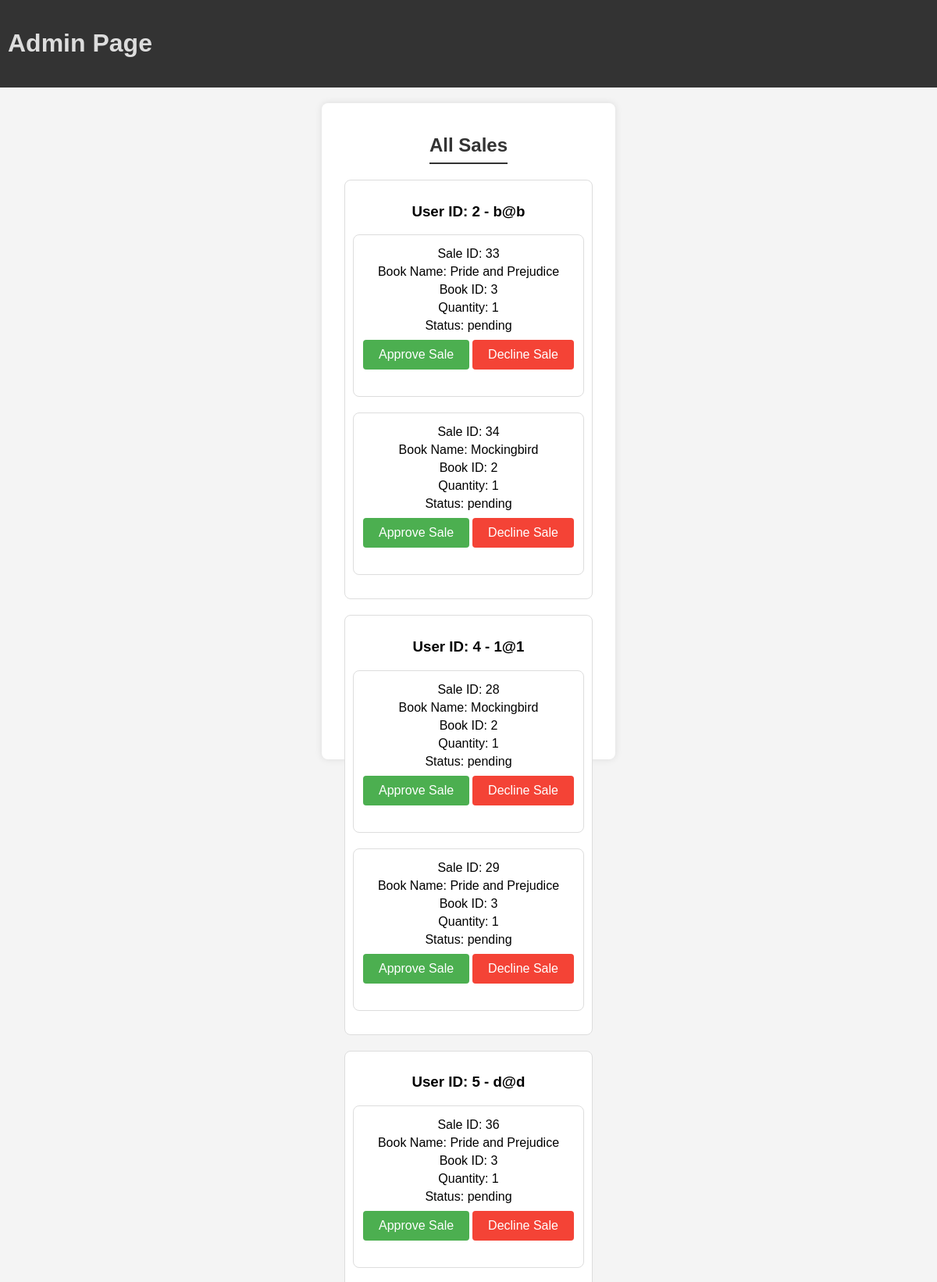
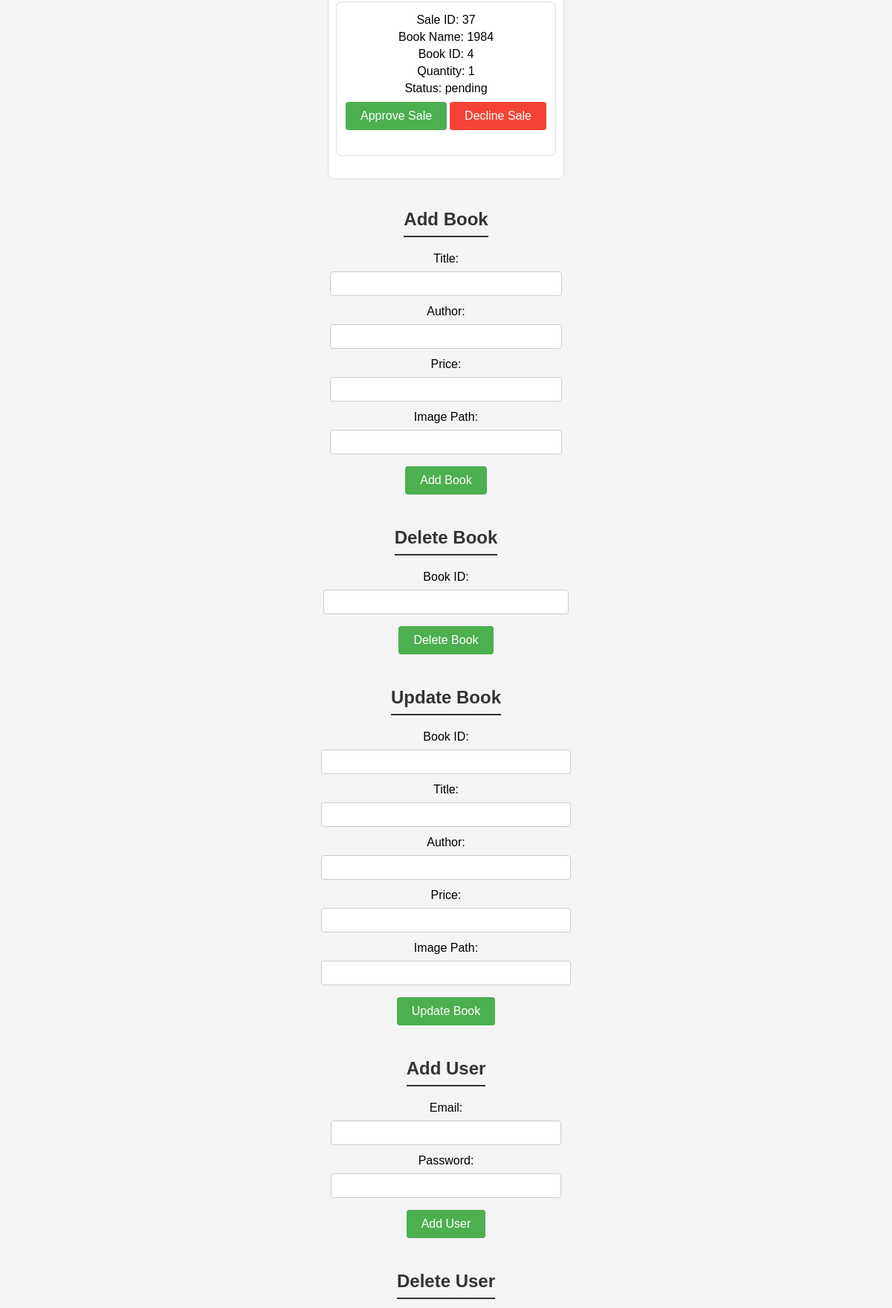
The page /Code/textbooktreasures/admin.php (upper part) on the database its author committed (2 pictures, top to bottom).
### tables this page shows
CREATE TABLE IF NOT EXISTS `sales` (
  `id` int NOT NULL AUTO_INCREMENT,
  `user_id` int DEFAULT NULL,
  `book_id` int DEFAULT NULL,
  `quantity` int DEFAULT NULL,
  `status` varchar(20) DEFAULT 'pending',
  `customer_email` varchar(255) DEFAULT NULL,
  PRIMARY KEY (`id`),
  KEY `user_id` (`user_id`),
  KEY `book_id` (`book_id`)
);

CREATE TABLE IF NOT EXISTS `users` (
  `id` int NOT NULL AUTO_INCREMENT,
  `username` varchar(255) NOT NULL,
  `password` varchar(255) NOT NULL,
  `email` varchar(255) NOT NULL,
  `created_at` timestamp NULL DEFAULT CURRENT_TIMESTAMP,
  PRIMARY KEY (`id`)
);

CREATE TABLE IF NOT EXISTS `books` (
  `id` int NOT NULL AUTO_INCREMENT,
  `title` varchar(255) NOT NULL,
  `author` varchar(255) NOT NULL,
  `price` decimal(10,2) NOT NULL,
  `image_path` varchar(255) NOT NULL,
  PRIMARY KEY (`id`)
);

### Code/textbooktreasures/admin.php (the view, shortened to what this page needs)
<?php
$conn = mysqli_connect("localhost", "root", "", "bookstore");
function getAllSalesGroupedByUserWithBookInfo() {
    global $conn;
    $selectQuery = "SELECT s.id, s.user_id, s.book_id, s.quantity, s.status, u.email AS customer_email, b.title AS book_title
                    FROM sales s
                    JOIN users u ON s.user_id = u.id
                    JOIN books b ON s.book_id = b.id
                    ORDER BY s.user_id, s.id";
    $result = mysqli_query($conn, $selectQuery);
    return $result;
}
?>
<!DOCTYPE html>
<html lang="en">
<head>
    <link rel="stylesheet" href="styles.css">
</head>
<body>
    <header>
        <div id="web-title">
            <h1>Admin Page</h1>
        </div>
    </header>
      <main>
	<h2>All Sales</h2>
		<?php
		$sales = getAllSalesGroupedByUserWithBookInfo();
		if (empty($sales)) {
        echo "<p>No sales to display.</p>";
		} else {
        $currentUser = null;
        foreach ($sales as $sale) {
            if ($currentUser !== $sale['user_id']) {
                if ($currentUser !== null) {
                    echo '</div>';
                }
                echo '<div class="user-sales">';
                echo '<h3>User ID: ' . $sale['user_id'] . ' - ' . $sale['customer_email'] . '</h3>';
                $currentUser = $sale['user_id'];
            }
            echo '<div class="sale-item">';
            echo '<p>Sale ID: ' . $sale['id'] . '</p>';
            echo '<p>Book Name: ' . $sale['book_title'] . '</p>';
            echo '<p>Book ID: ' . $sale['book_id'] . '</p>';
            echo '<p>Quantity: ' . $sale['quantity'] . '</p>';
            echo '<p>Status: ' . $sale['status'] . '</p>';
            if ($sale['status'] == 'pending') {
                echo '<form action="#" method="post">';
                echo '<button type="submit" name="approve_sale">Approve Sale</button>';
                echo '<button type="submit" name="decline_sale" class="decline">Decline Sale</button>';
                echo '</form>';
            }
            echo '</div>';
        }
        echo '</div>';
    }
	?>
<h2>Add Book</h2>
<form action="#" method="post">
    <label for="title">Title:</label>
    <input type="text" id="title" name="title" required>
    <label for="author">Author:</label>
    <input type="text" id="author" name="author" required>
    <label for="price">Price:</label>
    <input type="text" id="price" name="price" required>
    <label for="imagePath">Image Path:</label>
    <input type="text" id="imagePath" name="imagePath" required>
    <button type="submit" name="add_book">Add Book</button>
</form>
<h2>Delete Book</h2>
<form action="#" method="post">
    <label for="deleteBookId">Book ID:</label>
    <input type="text" id="deleteBookId" name="deleteBookId" required>
    <button type="submit" name="delete_book">Delete Book</button>
</form>
<h2>Update Book</h2>
<form action="#" method="post">
    <label for="updateBookId">Book ID:</label>
    <input type="text" id="updateBookId" name="updateBookId" required>
    <label for="updateTitle">Title:</label>
    <input type="text" id="updateTitle" name="updateTitle" required>
    <label for="updateAuthor">Author:</label>
    <input type="text" id="updateAuthor" name="updateAuthor" required>
    <label for="updatePrice">Price:</label>
    <input type="text" id="updatePrice" name="updatePrice" required>
    <label for="updateImagePath">Image Path:</label>
    <input type="text" id="updateImagePath" name="updateImagePath" required>
    <button type="submit" name="update_book">Update Book</button>
</form>
<h2>Add User</h2>
<form action="#" method="post">
    <label for="userEmail">Email:</label>
    <input type="email" id="userEmail" name="userEmail" required>
    <label for="userPassword">Password:</label>
    <input type="password" id="userPassword" name="userPassword" required>
    <button type="submit" name="add_user">Add User</button>
</form>
<h2>Delete User</h2>
</main>
</body>
</html>

### Code/textbooktreasures/styles.css (style rules this page uses)
body { font-family: Arial, sans-serif; margin: 0; padding: 0; display: flex; flex-direction: column; min-height: 100vh; }
header { background-color: #3498db; color: #fff; text-align: center; padding: 10px; display: flex; justify-content: space-between; align-items: center; }
header h1 { color: #ddd; }
#web-title { margin-left: 10px; }
main { height: 100vh; display: flex; flex-direction: column; justify-content: flex-start; align-items: center; }
main { text-align: center; padding: 20px; }

### Code/textbooktreasures/admin.php (style rules this page uses)
body { font-family: 'Arial', sans-serif; background-color: #f4f4f4; margin: 0; padding: 0; }
header { background-color: #333; color: #fff; text-align: center; padding: 1em 0; }
main { max-width: 800px; margin: 20px auto; background-color: #fff; padding: 20px; border-radius: 8px; box-shadow: 0 0 10px rgba(0, 0, 0, 0.1); }
h2 { color: #333; border-bottom: 2px solid #333; padding-bottom: 8px; margin-top: 20px; }
.user-sales { border: 1px solid #ddd; border-radius: 8px; padding: 10px; margin-bottom: 20px; background-color: #fff; }
.sale-item { border: 1px solid #ddd; border-radius: 8px; padding: 10px; margin-bottom: 20px; background-color: #fff; }
.sale-item p { margin: 5px 0; }
button { background-color: #4caf50; color: #fff; border: none; padding: 10px 20px; text-align: center; text-decoration: none; display: inline-block; font-size: 16px; margin: 4px 2px; cursor: pointer; border-radius: 4px; transition: background-color 0.3s ease; }
button.decline { background-color: #f44336; }
form { margin-bottom: 20px; }
label { display: block; margin-bottom: 8px; }
input { width: 100%; padding: 8px; margin-bottom: 12px; box-sizing: border-box; border: 1px solid #ccc; border-radius: 4px; }

### rows shown on the page
sales: user "2", user.email "b@b", id "33", book.title "Pride and Prejudice", book "3", quantity "1", status "pending"
sales: id "34", book.title "Mockingbird", book "2", quantity "1", status "pending"
sales: user "4", user.email "1@1", id "28", book.title "Mockingbird", book "2", quantity "1", status "pending"
sales: id "29", book.title "Pride and Prejudice", book "3", quantity "1", status "pending"
sales: user "5", user.email "d@d", id "36", book.title "Pride and Prejudice", book "3", quantity "1", status "pending"
sales: id "37", book.title "1984", book "4", quantity "1", status "pending"
